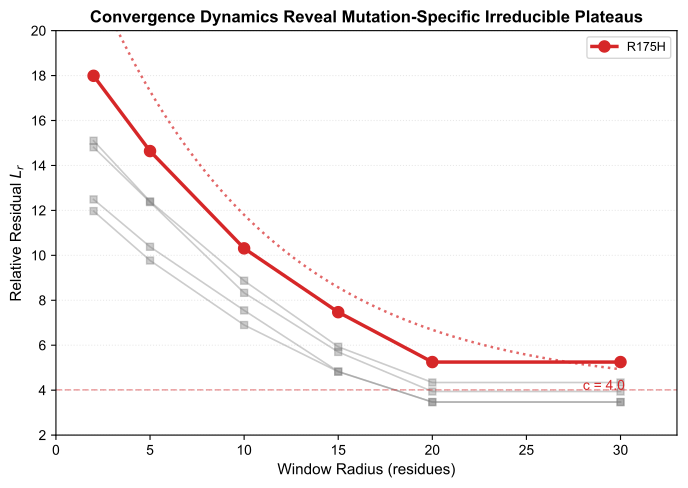

Recreate this plot in Python.
import matplotlib.pyplot as plt
import numpy as np

plt.rcParams.update({
    "font.family": "sans-serif", "font.sans-serif": ["Arial", "Helvetica"],
    "font.size": 11, "axes.titlesize": 12, "axes.labelsize": 11,
    "legend.fontsize": 9, "xtick.labelsize": 10, "ytick.labelsize": 10,
    "figure.dpi": 300, "savefig.dpi": 300, "savefig.bbox": "tight"
})

radii = np.array([2, 5, 10, 15, 20, 30])
L_r = {
    "R175H":  [17.99, 14.64, 10.31, 7.47, 5.25, 5.25],
    "G245S":  [15.10, 12.40, 8.87,  5.93, 4.34, 4.34],
    "R249S":  [11.97, 9.77,  6.90,  4.82, 3.47, 3.47],
    "R282W":  [12.49, 10.38, 7.55,  4.83, 3.47, 3.47],
    "Y220C":  [14.81, 12.37, 8.33,  5.70, 3.94, 3.94],
}
c_vals = [4.015, 3.174, 2.623, 2.326, 2.739]
colors = {"R175H": "#D62728", "G245S": "#1F77B4", "R249S": "#2CA02C",
          "R282W": "#FF7F0E", "Y220C": "#9467BD"}

fig, ax = plt.subplots(figsize=(7, 5))

# 其他突变：半透明灰色
for name in ["G245S", "R249S", "R282W", "Y220C"]:
    ax.plot(radii, L_r[name], color="gray", linewidth=1.2, alpha=0.4, marker="s", markersize=5)

# R175H：加粗，带拟合线和平台标注
ax.plot(radii, L_r["R175H"], color=colors["R175H"], linewidth=2.5, marker="o", markersize=8, label="R175H")
r_fine = np.linspace(2, 30, 100)
ax.plot(r_fine, 22.7*np.exp(-0.107*r_fine) + c_vals[0],
         color=colors["R175H"], linestyle=":", linewidth=1.8, alpha=0.7)
ax.axhline(y=c_vals[0], color=colors["R175H"], linestyle="--", linewidth=1.2, alpha=0.4)
ax.annotate(f"c = {c_vals[0]:.1f}", xy=(28, c_vals[0]), fontsize=10, color=colors["R175H"])

ax.set_ylim(2, 20)
ax.set_xlim(0, 33)
ax.set_xlabel("Window Radius (residues)")
ax.set_ylabel("Relative Residual $L_r$")
ax.set_title("Convergence Dynamics Reveal Mutation-Specific Irreducible Plateaus", fontweight="bold")
ax.grid(axis="y", linestyle=":", alpha=0.3)
ax.legend(loc="upper right")

plt.tight_layout()
plt.savefig("Figures/fig3_convergence.pdf")
print("fig3_convergence.pdf saved.")
